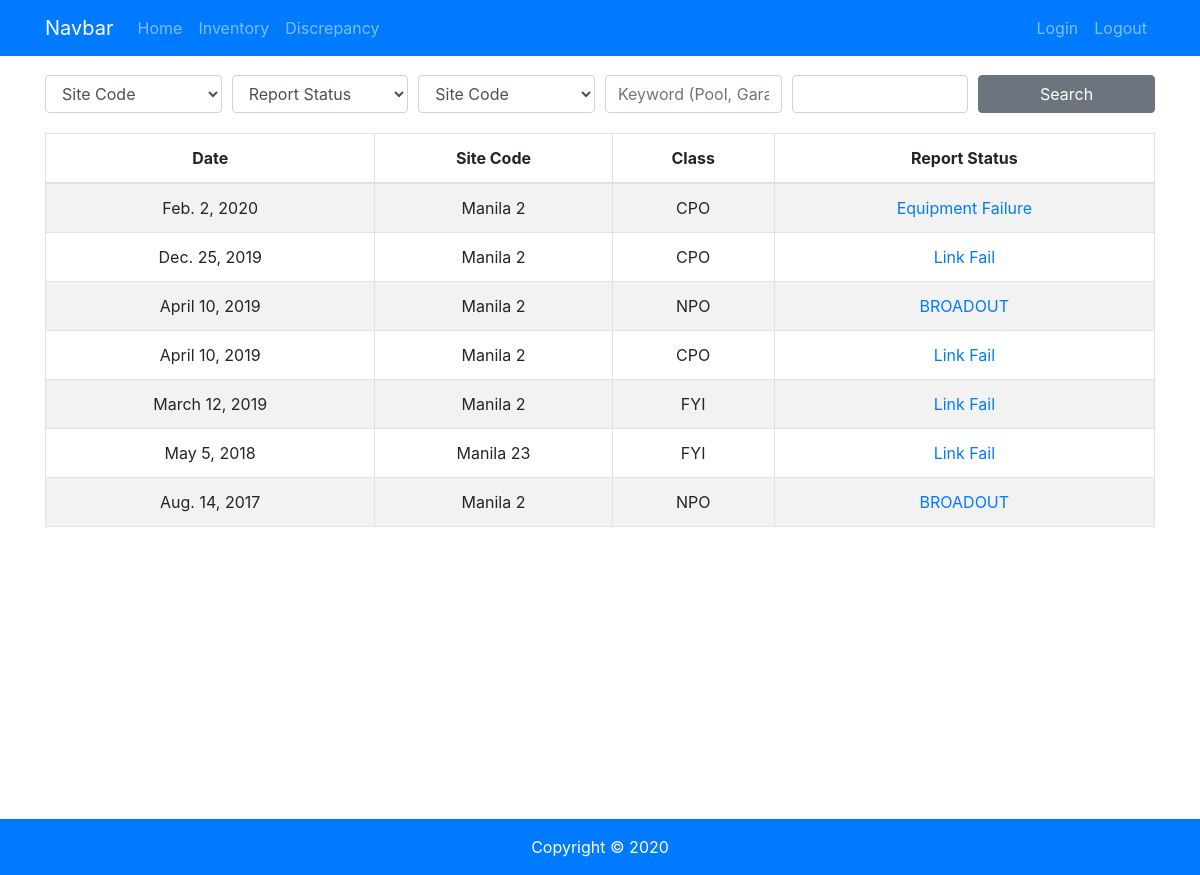
/details/search/, run on the app's committed database.
### tx_discrepancy/models.py (models this page shows, shortened)
class Discrepancy(models.Model):
    date = models.DateField()
    site_class = models.CharField(max_length=10)
    report_status = models.CharField(max_length=20)
    description = models.TextField()
    sites = models.ForeignKey(Site,on_delete=models.CASCADE)
    class Meta:
      verbose_name_plural = "Discrepancies"

class Site(models.Model):
  code = models.CharField(max_length=10)
  name = models.CharField(max_length=120)
  def __str__(self):
    return self.name

### details/views.py (the view)
# urls.py: path('search/',views.search,name='search')
def search(request):
    query_set = Discrepancy.objects.order_by('-date')
    if 'site_class' in request.GET:
        site_class = request.GET['site_class']
        if site_class:
            query_set = query_set.filter(site_class__iexact=site_class)
    if 'report_status' in request.GET:
        report_status = request.GET['report_status']
        if report_status:
            query_set = query_set.filter(report_status__iexact=report_status)
    if 'sites' in request.GET:
        sites = request.GET['sites']
        if sites:
            query_set = query_set.filter(sites__code__iexact=sites)
    context = {
        'discrepancies':query_set,
        'site_class_choices':site_class_choices,
        'report_status_choices':report_status_choices,
        'site_code_choices':site_code_choices,
        'values':request.GET,
    }
    return render(request,'details/search.html',context)

### templates/details/search.html (shortened to what this page needs)
{% extends 'base.html' %}
{% block content %}
<section id="showcase-inner" class="showcase-search text-white pb-3">
  <div class="container">
    <div class="row text-center">
      <div class="col-md-12">
        <form action="{% url 'search' %}">
          <div class="form-row">
            <div class="col-md-2 mb-1">
              <select name="site_class" class="form-control">
                <option value="">Site Code </option>
              </select>
            </div>
            <div class="col-md-2 mb-1">
              <select name="report_status" class="form-control">
                <option value="">Report Status</option>
              </select>
            </div>
            <div class="col-md-2 mb-1">
              <select name="sites" class="form-control">
                <option value="">Site Code</option>
              </select>
            </div>
            <div class="col-md-2  mb-1">
              <input type="text" name="keywords" class="form-control" placeholder="Keyword (Pool, Garage, etc)" value="">
            </div>
            <div class="col-md-2 mb-1">
              <input type="text" name="keywords" class="form-control" placeholder="Keyword (Pool, Garage, etc)" value=" ">
            </div>
            <div class="col-md-2 mb-1">
              <button class="btn btn-secondary btn-block" type="submit">Search</button>
            </div>
          </div>
        </form>
      </div>
    </div>
  </div>
</section>
<div class="container" id="table-container">
    <table class="table table-bordered table-striped text-center">
      <thead>
        <tr>
          <th>Date</th>
          <th>Site Code</th>
          <th>Class</th>
          <th>Report Status</th>
        </tr>
      </thead>
      <tbody>
        {% for discrepancy in discrepancies %}
        <tr>
          <td>{{ discrepancy.date }}  </td>
          <td>{{ discrepancy.sites}}  </td>
          <td>{{ discrepancy.site_class }}  </td>
          <td><a href="{% url 'details' discrepancy.id %}" class="href">{{ discrepancy.report_status }}  </a></td>
        </tr>
        {% endfor %}
      </tbody>
    </table>
  </div>
{% endblock content %}

### tx_project/static/css/style.css (style rules this page uses)
html,body { height: 100vh; }

### data on the page
Discrepancy: date "Feb. 2, 2020", sites "Manila 2", site_class "CPO", report_status "Equipment Failure"
Discrepancy: date "Dec. 25, 2019", sites "Manila 2", site_class "CPO", report_status "Link Fail"
Discrepancy: date "April 10, 2019", sites "Manila 2", site_class "NPO", report_status "BROADOUT"
Discrepancy: date "April 10, 2019", sites "Manila 2", site_class "CPO", report_status "Link Fail"
Discrepancy: date "March 12, 2019", sites "Manila 2", site_class "FYI", report_status "Link Fail"
Discrepancy: date "May 5, 2018", sites "Manila 23", site_class "FYI", report_status "Link Fail"
Discrepancy: date "Aug. 14, 2017", sites "Manila 2", site_class "NPO", report_status "BROADOUT"
